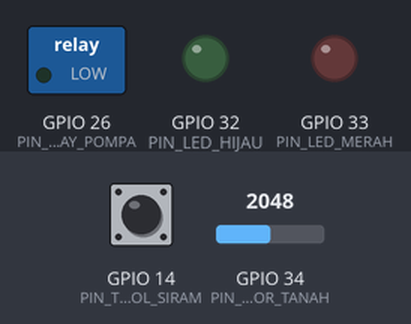
Bench run of a sketch on a simulated ESP32. Parts: switched loads named in the sketch (green lamp = pin HIGH), output pins drawn as LEDs (lit = HIGH). The inputs (shaded band) are chosen by the test bench; at power-on: GPIO 34 (PIN_SENSOR_TANAH) = 2048, GPIO 14 (PIN_TOMBOL_SIRAM) HIGH. WiFi joins after 1.5 s; servers stay silent unless stated; what the sketch prints to the serial monitor is not drawn.

Above: at 2.7 s.
2.8 s: GPIO 34 (PIN_SENSOR_TANAH) set to 2444
At 6.0 s:
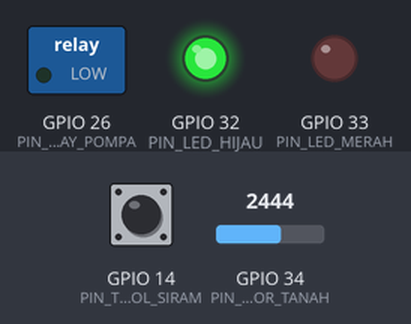
6.8 s: GPIO 34 (PIN_SENSOR_TANAH) set to 2551
At 11.1 s:
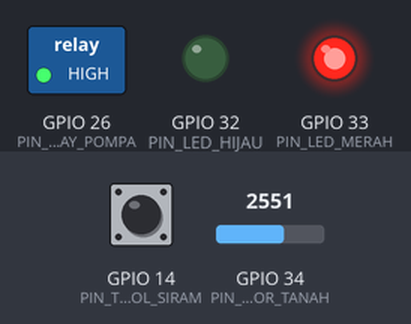
At 21.1 s:
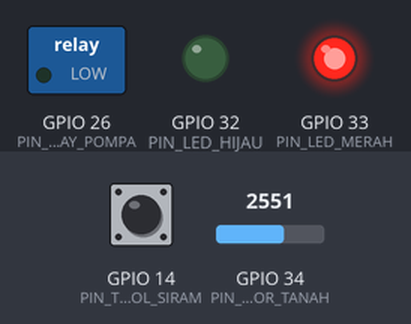
Timing chart, 0 to 37.0 s (numbered marks = the images above; inputs shaded):
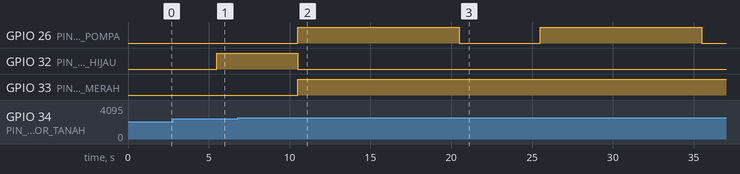

Measured:
- the behaviour switches between 2500 and 2501 on GPIO 34 (PIN_SENSOR_TANAH) (found by bisection; images 1 and 2)
- after the input at 6.8 s, GPIO 26 (PIN_RELAY_POMPA): alternates HIGH for 10.0 s and LOW for 5.0 s, starting after 3.7 s; GPIO 32 (PIN_LED_HIJAU): HIGH → LOW after 3.7 s; GPIO 33 (PIN_LED_MERAH): LOW → HIGH after 3.7 s

The sketch:

TanamanDisiram.ino
```cpp
// Tanaman Disiram Sendiri — ESP32 + Sensor Kelembapan Tanah + Pompa Air
//
// Cara kerja:
//  - Sensor kelembapan tanah (keluaran analog) dibaca tiap 5 detik;
//    tiap pembacaan adalah rata-rata dari 5 sampel ADC.
//  - Tanah kering (nilai ADC di atas ambang) -> pompa air menyala lewat
//    relay, maksimal 10 detik, lalu mati sendiri. Notifikasi dikirim
//    ke Telegram bila USE_TELEGRAM 1 dan WiFi tersambung.
//  - Tanah lembap -> pompa mati, LED hijau menyala, LED merah padam.
//  - Tombol siram manual (tekan) -> pompa menyala 5 detik, tanpa
//    menunggu sensor. Tekan lagi saat pompa manual menyala = berhenti.
//
// Wiring:
//  - Sensor kelembapan tanah : AO  -> GPIO34, VCC -> 3V3, GND -> GND
//    (sensor umum: nilai ADC TINGGI = tanah KERING, RENDAH = tanah BASAH;
//     kalau sensormu terbalik, tukar AMBANG_KERING dan logika di bawah)
//  - Relay pompa air         : IN  -> GPIO26, VCC -> 5V, GND -> GND
//    (modul relay aktif HIGH; pompa 5V/12V disuplai dari catu luar
//     lewat kontak relay NO-COM — JANGAN dari pin ESP32)
//  - LED hijau               : GPIO32 (seri resistor 220 ohm ke GND)
//  - LED merah                : GPIO33 (seri resistor 220 ohm ke GND)
//  - Tombol siram manual      : GPIO14 -> GND (INPUT_PULLUP, aktif LOW)
//
// Library yang dibutuhkan (semua tersedia di Library Manager):
//  - UniversalTelegramBot 1.3.0 (hanya bila USE_TELEGRAM 1)
//  - ArduinoJson 6.21.5 (dibutuhkan UniversalTelegramBot)
// Compile: arduino-cli compile --fqbn esp32:esp32:esp32 TanamanDisiram
// (terverifikasi 20 Nov 2026: 1.071.741 byte, 81% flash, RAM 50.608 byte,
//  15%, ESP32 core 4.0.0, COMPILE_RC=0)

// ---------- KONFIGURASI ----------
#define USE_TELEGRAM 1  // 1 = kirim notifikasi Telegram, 0 = tanpa Telegram

// Pin
#define PIN_SENSOR_TANAH 34   // ADC1, hanya input
#define PIN_RELAY_POMPA 26    // output ke modul relay (aktif HIGH)
#define PIN_LED_HIJAU 32      // tanah lembap
#define PIN_LED_MERAH 33      // tanah kering / pompa menyala
#define PIN_TOMBOL_SIRAM 14   // INPUT_PULLUP, aktif LOW

// Ambang dan waktu (semua bernama — tanpa magic number di logika)
const int AMBANG_KERING = 2500;        // ADC 0..4095; di atas ini = kering
const int JUMLAH_SAMPEL = 5;           // sampel ADC per pembacaan
const int JEDA_ANTAR_SAMPEL_MS = 100;  // jeda antar sampel ADC
const unsigned long INTERVAL_BACA_MS = 5000;      // baca sensor tiap 5 detik
const unsigned long POMPA_MAKS_MS = 10000;        // pompa otomatis maks 10 detik
const unsigned long SIRAM_MANUAL_MS = 5000;       // siram manual 5 detik
const unsigned long DEBOUNCE_MS = 50;             // debounce tombol
const unsigned long TIMEOUT_WIFI_MS = 20000;      // tunggu WiFi maks 20 detik

const char *WIFI_SSID = "NAMA_WIFI";
const char *WIFI_PASS = "PASSWORD_WIFI";
const char *BOT_TOKEN = "TOKEN_BOT_TELEGRAM";
const char *CHAT_ID = "CHAT_ID_TELEGRAM";

#if USE_TELEGRAM
#include <WiFi.h>
#include <WiFiClientSecure.h>
#include <UniversalTelegramBot.h>
#include <ArduinoJson.h>

WiFiClientSecure telegramClient;
UniversalTelegramBot bot(BOT_TOKEN, telegramClient);

// Kirim satu pesan Telegram; diam bila WiFi putus.
void kirimTelegram(const String &pesan) {
  if (WiFi.status() != WL_CONNECTED) return;
  bot.sendMessage(CHAT_ID, pesan, "");
}
#else
void kirimTelegram(const String &) {}
#endif

// ---------- STATE ----------
bool pompaAktif = false;       // pompa sedang menyala
bool pompaManual = false;      // penyalaan berasal dari tombol (bukan sensor)
unsigned long pompaMulai = 0;  // millis() saat pompa dinyalakan
unsigned long bacaTerakhir = 0;
bool tombolDulu = HIGH;        // state tombol sebelumnya (INPUT_PULLUP)
unsigned long tombolBerubah = 0;

// ---------- FUNGSI ----------

// Baca kelembapan tanah: rata-rata dari JUMLAH_SAMPEL sampel ADC.
// Nilai ADC tinggi = tanah kering (sensor umum); rendah = tanah basah.
int bacaKelembapan() {
  long jumlah = 0;
  for (int i = 0; i < JUMLAH_SAMPEL; i++) {
    jumlah += analogRead(PIN_SENSOR_TANAH);
    delay(JEDA_ANTAR_SAMPEL_MS);
  }
  return (int)(jumlah / JUMLAH_SAMPEL);
}

// Nyalakan pompa; sumberManual = true bila dari tombol.
void nyalakanPompa(bool sumberManual) {
  if (pompaAktif) return;
  pompaAktif = true;
  pompaManual = sumberManual;
  pompaMulai = millis();
  digitalWrite(PIN_RELAY_POMPA, HIGH);
  digitalWrite(PIN_LED_MERAH, HIGH);
  digitalWrite(PIN_LED_HIJAU, LOW);
  Serial.print(sumberManual ? "Siram manual: pompa ON"
                            : "Tanah kering: pompa ON");
  Serial.println(" (maks 10 detik).");
}

// Matikan pompa dan kembalikan LED ke penanda kondisi tanah.
void matikanPompa(bool tanahKering) {
  if (!pompaAktif) return;
  pompaAktif = false;
  pompaManual = false;
  digitalWrite(PIN_RELAY_POMPA, LOW);
  digitalWrite(PIN_LED_MERAH, tanahKering ? HIGH : LOW);
  digitalWrite(PIN_LED_HIJAU, tanahKering ? LOW : HIGH);
  Serial.println("Pompa OFF.");
}

// Kendalikan pompa dari hasil baca sensor.
//  - Kering dan pompa belum nyala -> nyalakan + kabari Telegram.
//  - Lembap dan pompa otomatis nyala -> matikan.
//  - Pompa yang sudah menyala lebih dari POMPA_MAKS_MS -> matikan paksa.
void kendaliPompa(int rataRata) {
  bool tanahKering = rataRata > AMBANG_KERING;
  Serial.print("Kelembapan (ADC): ");
  Serial.print(rataRata);
  Serial.println(tanahKering ? " -> KERING" : " -> LEMBAP");

  if (pompaAktif) {
    // Pompa manual tidak diputus sensor; hanya timeout yang memutusnya.
    if (millis() - pompaMulai >= POMPA_MAKS_MS) {
      matikanPompa(tanahKering);
      kirimTelegram("Penyiraman selesai — pompa mati setelah 10 detik.");
    } else if (!pompaManual && !tanahKering) {
      matikanPompa(false);
      kirimTelegram("Tanah sudah lembap — pompa dimatikan.");
    }
    return;
  }

  if (tanahKering) {
    nyalakanPompa(false);
    kirimTelegram("Tanah kering (ADC " + String(rataRata) +
                  ") — pompa air menyala.");
  } else {
    digitalWrite(PIN_LED_HIJAU, HIGH);
    digitalWrite(PIN_LED_MERAH, LOW);
  }
}

// Tombol ditekan (aktif LOW, debounce): siram manual 5 detik,
// atau hentikan pompa bila sedang siram manual.
void cekTombol() {
  bool tombol = digitalRead(PIN_TOMBOL_SIRAM);
  if (tombol != tombolDulu) {
    tombolBerubah = millis();
    tombolDulu = tombol;
  }
  if (tombol == LOW && millis() - tombolBerubah >= DEBOUNCE_MS) {
    // Tunggu tombol dilepas supaya satu tekanan = satu perintah.
    static bool sudahDiproses = false;
    if (sudahDiproses) return;
    sudahDiproses = true;
    if (pompaAktif && pompaManual) {
      matikanPompa(true);
      kirimTelegram("Siram manual dihentikan dari tombol.");
    } else if (!pompaAktif) {
      nyalakanPompa(true);
      kirimTelegram("Siram manual dari tombol — pompa menyala 5 detik.");
    }
    while (digitalRead(PIN_TOMBOL_SIRAM) == LOW) delay(10);
    sudahDiproses = false;
  }
}

void sambungWiFi() {
  if (WiFi.status() == WL_CONNECTED) return;
  WiFi.begin(WIFI_SSID, WIFI_PASS);
  unsigned long mulai = millis();
  while (WiFi.status() != WL_CONNECTED &&
         millis() - mulai < TIMEOUT_WIFI_MS) {
    delay(250);
  }
  Serial.println(WiFi.status() == WL_CONNECTED ? "WiFi tersambung."
                                                : "WiFi gagal — lanjut tanpa Telegram.");
}

void setup() {
  Serial.begin(115200);
  pinMode(PIN_RELAY_POMPA, OUTPUT);
  pinMode(PIN_LED_HIJAU, OUTPUT);
  pinMode(PIN_LED_MERAH, OUTPUT);
  pinMode(PIN_TOMBOL_SIRAM, INPUT_PULLUP);
  digitalWrite(PIN_RELAY_POMPA, LOW);
  digitalWrite(PIN_LED_HIJAU, LOW);
  digitalWrite(PIN_LED_MERAH, LOW);

#if USE_TELEGRAM
  sambungWiFi();
  telegramClient.setInsecure();
#endif

  Serial.println("Tanaman Disiram Sendiri — siap.");
  Serial.print("Ambang kering (ADC): ");
  Serial.println(AMBANG_KERING);
}

void loop() {
  cekTombol();

  // Pompa manual berhenti sendiri setelah SIRAM_MANUAL_MS.
  if (pompaAktif && pompaManual &&
      millis() - pompaMulai >= SIRAM_MANUAL_MS) {
    int rataRata = bacaKelembapan();
    matikanPompa(rataRata > AMBANG_KERING);
    kirimTelegram("Siram manual selesai (5 detik).");
  }

  // Baca sensor tiap INTERVAL_BACA_MS.
  if (millis() - bacaTerakhir >= INTERVAL_BACA_MS) {
    bacaTerakhir = millis();
    int rataRata = bacaKelembapan();
    kendaliPompa(rataRata);
  }
}
```
